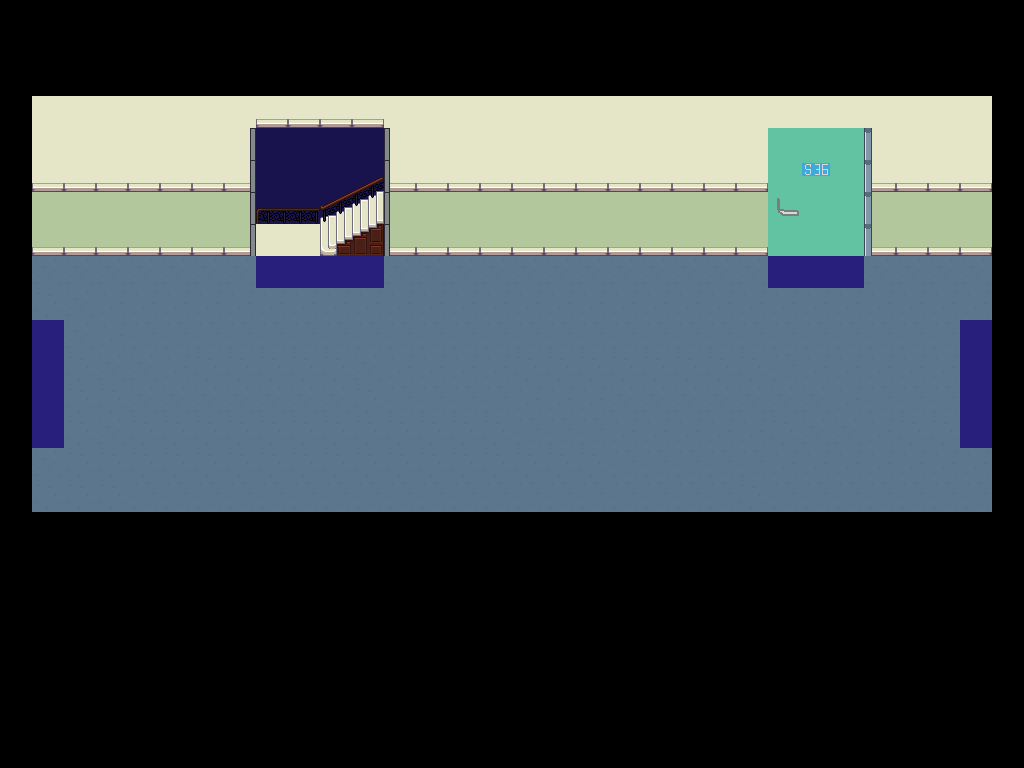

This game map was drawn from its Tiled (.tmx) file and the tilesets committed beside it. A one-line description and the trimmed map source follow:
An orthogonal 32x24 tile map with 32x32 px tiles, 10 tile layers (sol, vers_sousSolCouloir2, vers_couloir2, vers_salleS36, ...), 8 tilesets.

<map version="1.8" tiledversion="1.8.2" orientation="orthogonal" renderorder="right-down" width="32" height="24" tilewidth="32" tileheight="32" infinite="0" nextlayerid="12" nextobjectid="1">
 <tileset firstgid="1" name="porte" tilewidth="32" tileheight="32" tilecount="16" columns="4">
  <image source="porte.png" trans="ff00ff" width="128" height="128" />
 </tileset>
 <tileset firstgid="17" source="test_porte(10).tsx" />
 <tileset firstgid="33" source="couleur.tsx" />
 <tileset firstgid="42" source="Interior.tsx" />
 <tileset firstgid="1066" source="porte.tsx" />
 <tileset firstgid="1082" source="pixel-cyberpunk-interior.tsx" />
 <tileset firstgid="1313" source="poignet.tsx" />
 <tileset firstgid="1314" source="sous_sol.tsx" />
 <layer id="2" name="sol" width="32" height="24">
  <data>[768 cells, 240 non-empty, 4 distinct tile ids]</data>
 </layer>
 <layer id="6" name="vers_sousSolCouloir2" width="32" height="24">
  <data>[768 cells, 4 non-empty, 1 distinct tile ids]</data>
 </layer>
 <layer id="9" name="vers_couloir2" width="32" height="24">
  <data>[768 cells, 4 non-empty, 1 distinct tile ids]</data>
 </layer>
 <layer id="10" name="vers_salleS36" width="32" height="24">
  <data>[768 cells, 3 non-empty, 1 distinct tile ids]</data>
 </layer>
 <layer id="11" name="vers_sousSolCouloir3" width="32" height="24">
  <data>[768 cells, 4 non-empty, 1 distinct tile ids]</data>
 </layer>
 <layer id="5" name="noir 99" width="32" height="24">
  <data>[768 cells, 528 non-empty, 4 distinct tile ids]</data>
 </layer>
 <layer id="7" name="couleur mur 99" width="32" height="24">
  <data>[768 cells, 150 non-empty, 2 distinct tile ids]</data>
 </layer>
 <layer id="4" name="mur 99" width="32" height="24">
  <data>[768 cells, 46 non-empty, 1 distinct tile ids]</data>
 </layer>
 <layer id="3" name="porte 99" width="32" height="24">
  <data>[768 cells, 28 non-empty, 3 distinct tile ids]</data>
 </layer>
 <layer id="8" name="porte2 99" width="32" height="24">
  <data>[768 cells, 26 non-empty, 13 distinct tile ids]</data>
 </layer>
</map>
